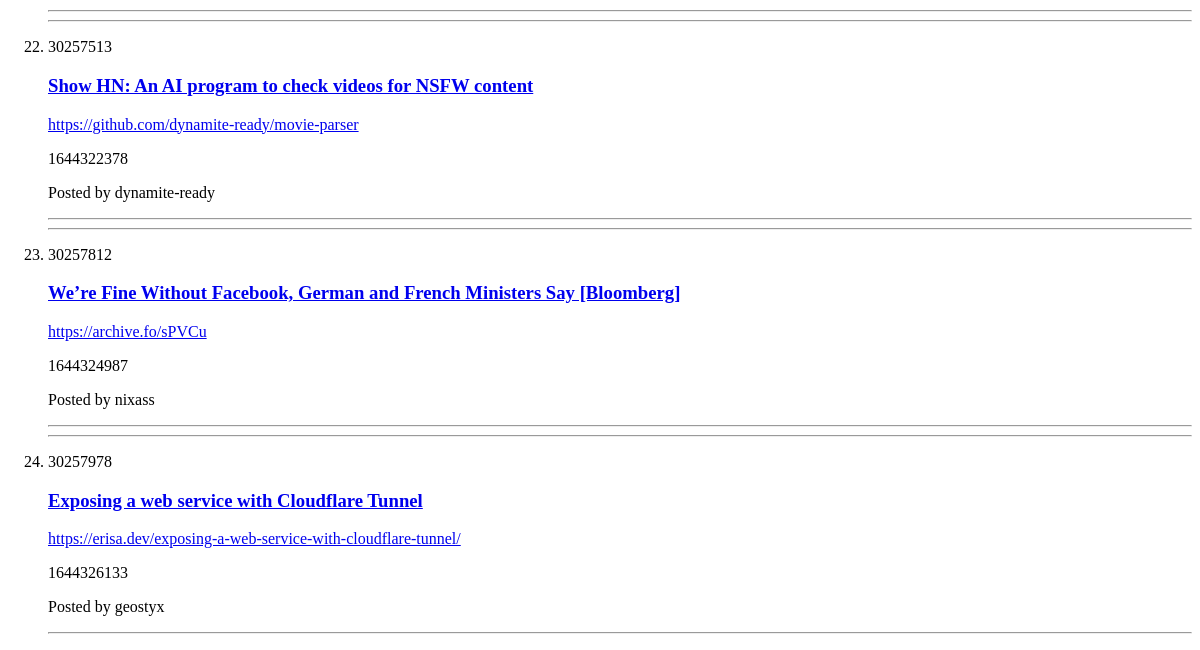
The app's page / (lower part), older data.
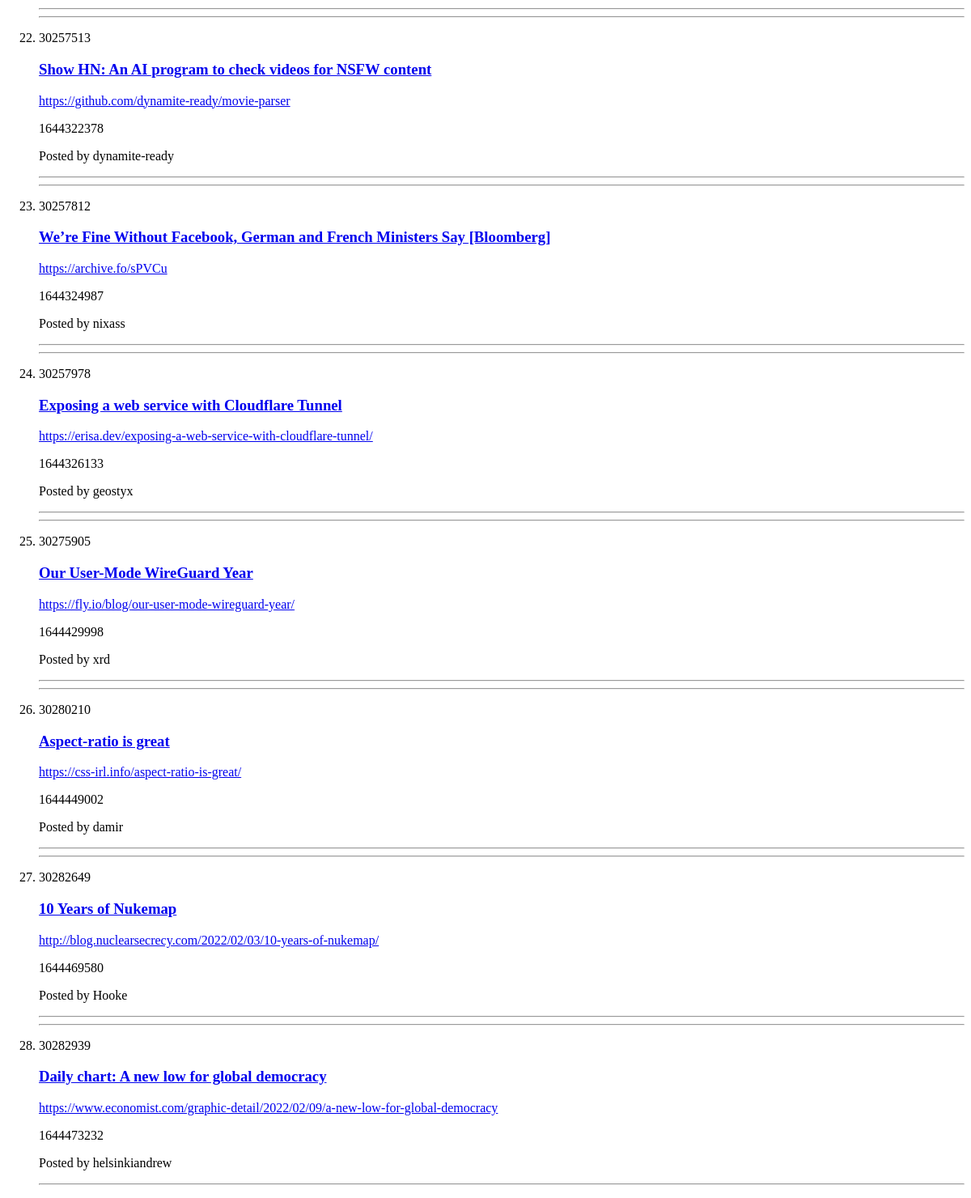
The same page, newer data.
### newsyapp/models.py (models this page shows)
class Story(models.Model):
    id = models.IntegerField(primary_key=True)
    by = models.CharField(max_length=64, blank=True)
    time = models.IntegerField(blank=True, null=True)
    kids = models.ManyToManyField("Comment", blank=True, related_name="stories")
    descendants = models.IntegerField(blank=True, null=True)
    score = models.IntegerField(blank=True, null=True)
    title = models.TextField(blank=True)
    url = models.URLField(blank=True, null=True)

### newsyapp/views.py (the view)
# urls.py: path("", views.get_stories, name="get_stories"),
def get_stories(request):
    stories = Story.objects.all()
    return render(request, "newsyapp/index.html", {"stories": stories})

### newsyapp/templates/newsyapp/index.html (shortened to what this page needs)
{% extends "newsyapp/layout.html" %}
{% block body %}
    <ol>
        {% for story in stories %}
        <li>
            <hr>
                <p>{{ story.id }}</p>
                <h3><a href="{% url 'detail' story.id %}">{{ story.title }}</a></h3>
                {% if story.url %}
                    <p><a href="{{ story.url }}", target="blank">{{ story.url }}</a></p>
                {% endif %}
                <p>{{ story.time }}</p>
                <p>Posted by {{ story.by }}</p>
            <hr>
        </li>
        {% endfor %}
    </ol>
{% endblock %}

Row changes from the older to the newer data that the page shows:
added Story: id "30275905", title "Our User-Mode WireGuard Year", url "https://fly.io/blog/our-user-mode-wireguard-year/", time "1644429998", by "xrd"
added Story: id "30280210", title "Aspect-ratio is great", url "https://css-irl.info/aspect-ratio-is-great/", time "1644449002", by "damir"
added Story: id "30282649", title "10 Years of Nukemap", url "http://blog.nuclearsecrecy.com/2022/02/03/10-years-of-nukemap/", time "1644469580", by "Hooke"
added Story: id "30282939", title "Daily chart: A new low for global democracy", url "https://www.economist.com/graphic-detail/2022/02/09/a-new-low-for-global-democracy", time "1644473232", by "helsinkiandrew"
